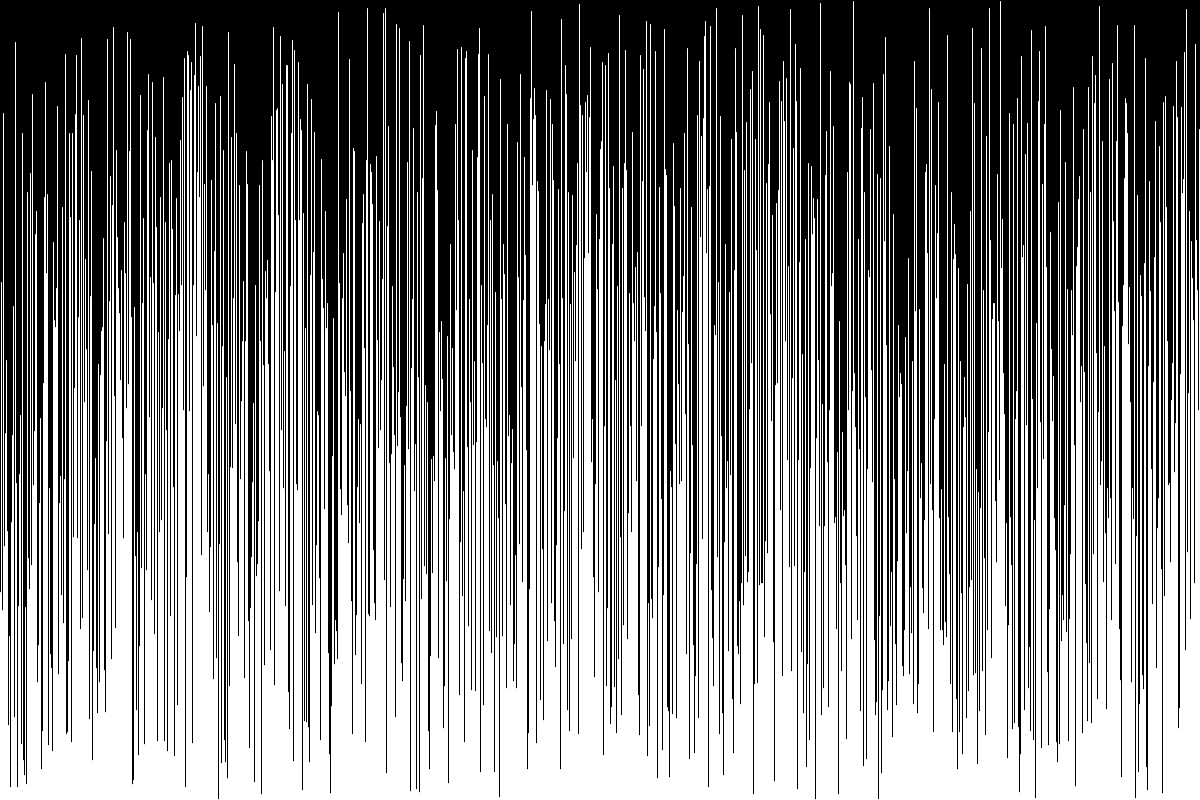
Frame 1 (no input)
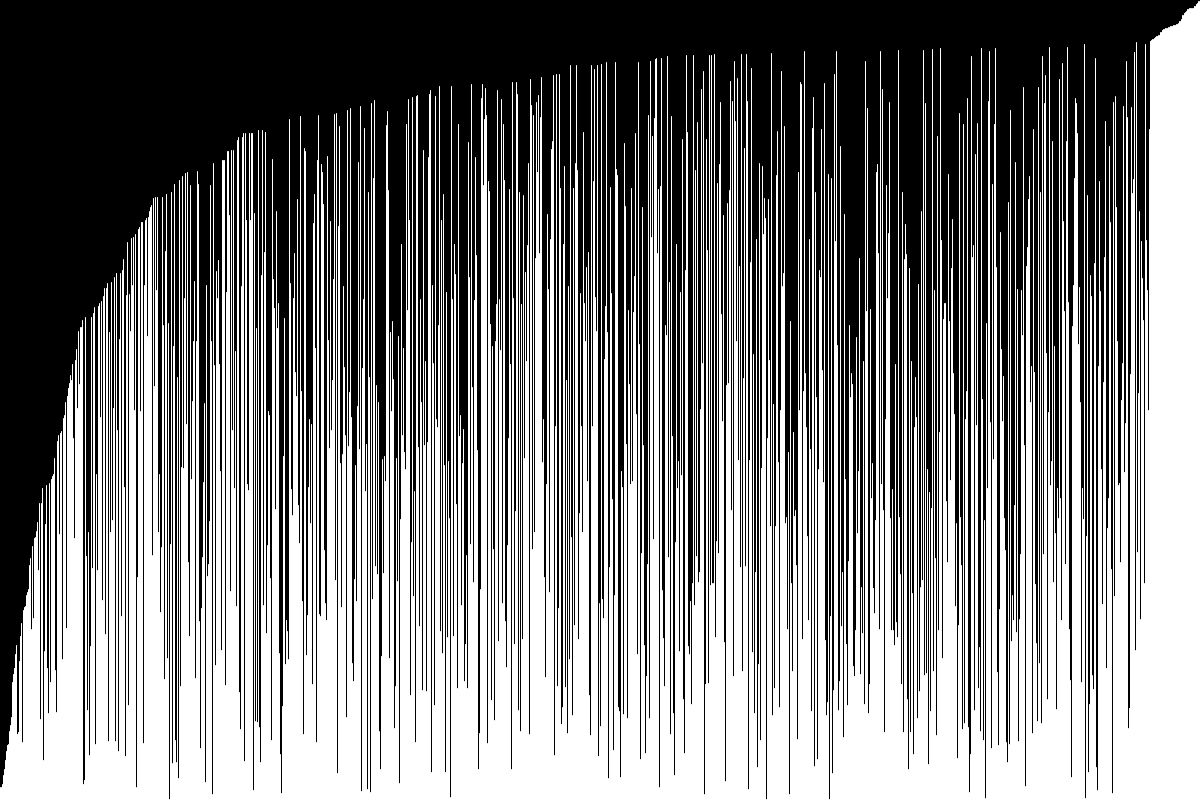
Frame 60 (the mouse pressed at the canvas centre just before this capture)
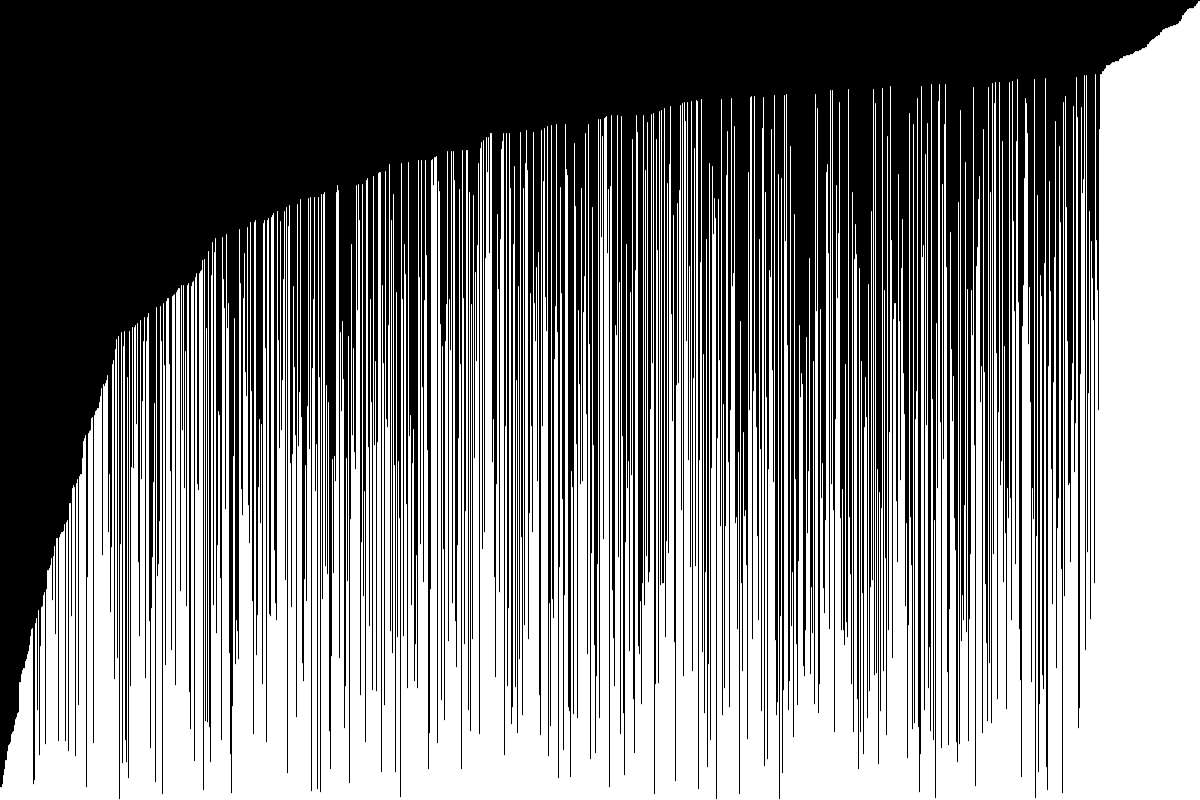
Frame 120 (the mouse held since frame 60 and released just before this capture)

The Processing sketch that drew these frames (run headless with seeded random() and noise(); from frame 60 on, the mouse is pressed at the canvas centre):

// Processing sketch: lab2
// ── lab2.pde
float[] values;
int j=0;
void setup() {
  size(1200, 800);
  //fullScreen();
  values=new float[width];

  for ( int i=0; i<values.length; ++i ) {
    values[i]=random(height);
  }
}

void draw() {
  background(0);
  for ( int i=0; i<1000; ++i ) {
    if (j<values.length-1)
      if (values[j] > values[j+1])
        swap(values, j, j+1);

    j++;
    if (j==values.length)
      j=0;
  }



  for ( int i=0; i<values.length; ++i ) {
    stroke(255);
    line(i, height, i, height-values[i]);
  }
}

void swap(float[] arr, int a, int b) {
  float temp=arr[a];
  arr[a]=arr[b];
  arr[b]=temp;
}
